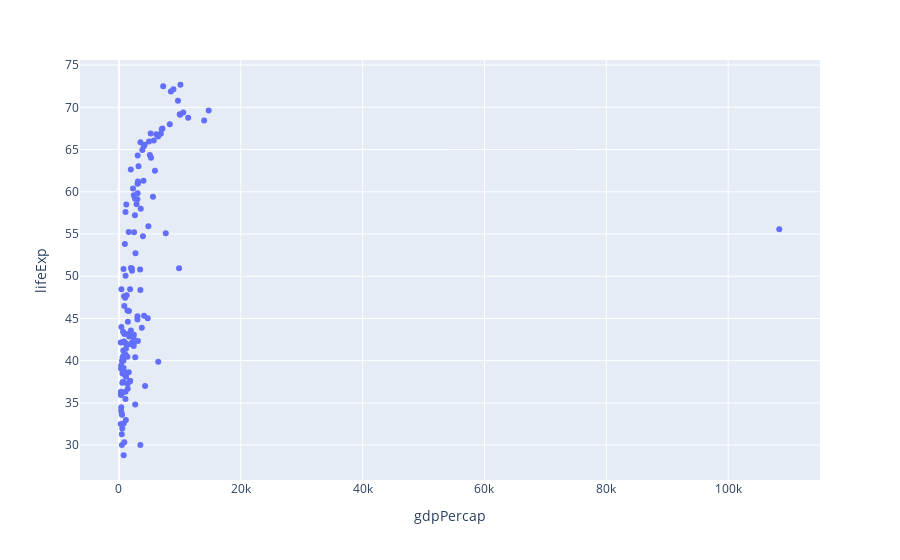

Notebook code cell kept with this figure:
### Code cell
fig = px.scatter(gm_1952, x = 'gdpPercap', y='lifeExp')
fig.show()

### Figure 1 — Plotly figure (JSON) as saved in the notebook; plotly's stock layout.template omitted (floating-point values rounded to 4 significant figures; data arrays with more than 128 entries replaced by an {"elided": "..."} marker saying what was removed)
{"data": [{"hovertemplate": "gdpPercap=%{x}<br>lifeExp=%{y}<extra></extra>", "legendgroup": "", "marker": {"color": "#636efa", "symbol": "circle"}, "mode": "markers", "name": "", "orientation": "v", "showlegend": false, "type": "scatter", "x": {"elided": "142 float values"}, "xaxis": "x", "y": {"elided": "142 float values"}, "yaxis": "y"}], "layout": {"legend": {"tracegroupgap": 0}, "margin": {"t": 60}, "xaxis": {"anchor": "y", "domain": [0, 1], "title": {"text": "gdpPercap"}}, "yaxis": {"anchor": "x", "domain": [0, 1], "title": {"text": "lifeExp"}}}}
